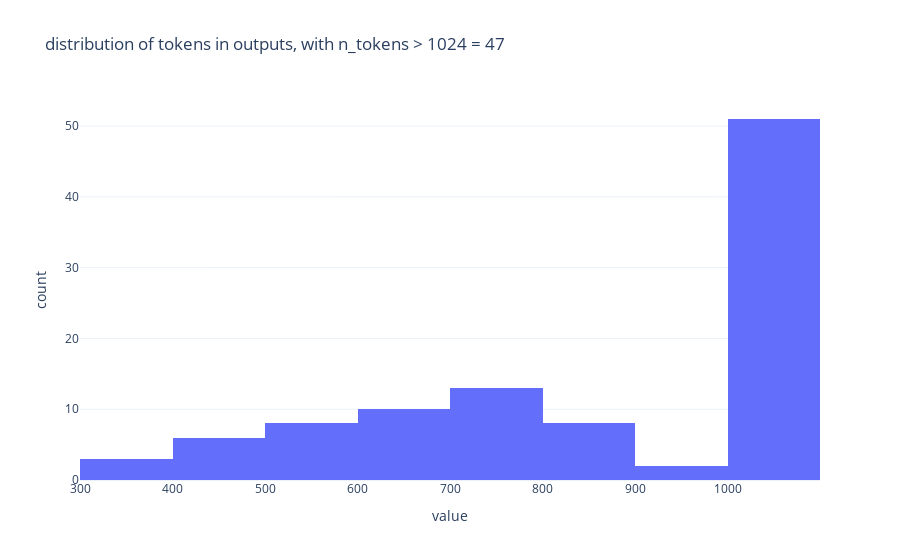

This figure's notebook cell:
### Code cell
fig = px.histogram(model2_tokens, title=f"distribution of tokens in outputs, with n_tokens > 1024 = {exceeded_2}")
fig.update_layout(showlegend=False, template="plotly_white")
fig

### Figure 1 — Plotly figure (JSON) as saved in the notebook; plotly's stock layout.template omitted (floating-point values rounded to 4 significant figures)
{"data": [{"bingroup": "x", "hovertemplate": "variable=0<br>value=%{x}<br>count=%{y}<extra></extra>", "legendgroup": "0", "marker": {"color": "#636efa", "pattern": {"shape": ""}}, "name": "0", "orientation": "v", "showlegend": true, "type": "histogram", "x": [751, 675, 1034, 1032, 1033, 1055, 770, 863, 1033, 1054, 1040, 656, 1023, 496, 1036, 345, 1032, 1041, 308, 1028, 702, 832, 628, 1056, 1034, 1069, 443, 1056, 686, 470, 719, 450, 1041, 562, 1042, 1030, 674, 1045, 718, 504, 1052, 1028, 1038, 575, 889, 556, 1028, 1052, 621, 1034, 1061, 1041, 770, 1031, 971, 844, 1032, 561, 958, 663, 1030, 1030, 1038, 1029, 516, 1031, 1034, 616, 712, 815, 509, 476, 678, 805, 1035, 1024, 652, 1027, 1007, 715, 708, 553, 335, 849, 757, 1075, 1028, 774, 412, 1028, 1039, 1034, 1020, 735, 716, 1040, 1032, 1035, 865, 1038, 1036], "xaxis": "x", "yaxis": "y"}], "layout": {"barmode": "relative", "legend": {"title": {"text": "variable"}, "tracegroupgap": 0}, "showlegend": false, "title": {"text": "distribution of tokens in outputs, with n_tokens > 1024 = 47"}, "xaxis": {"anchor": "y", "domain": [0, 1], "title": {"text": "value"}}, "yaxis": {"anchor": "x", "domain": [0, 1], "title": {"text": "count"}}}}
